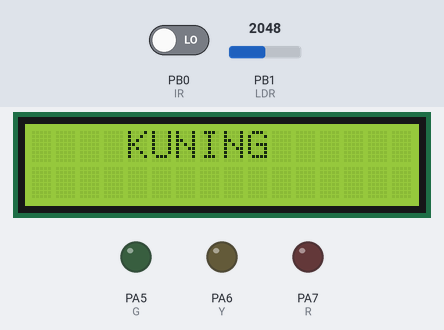
This sketch was run on a simulated STM32 Blue Pill. Shown: 16×2 character LCD, output pins drawn as LEDs (lit = HIGH). Dashed ring = blinking. The test bench sets the inputs (shaded band); at power-on: PB1 (LDR) = 2048, PB0 (IR) LOW. What the sketch prints to the serial monitor is not drawn.

Above: at 1.2 s.
1.3 s: PB1 (LDR) set to 2866
At 2.9 s:
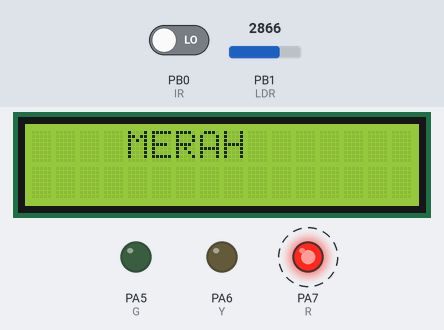
4.3 s: PB0 (IR) driven HIGH
At 5.8 s:
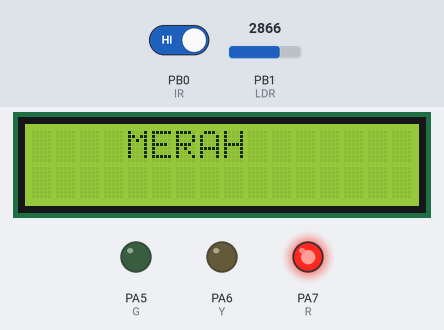
7.3 s: PB1 (LDR) set to 2543
8.8 s: PB1 (LDR) set to 2426
At 9.2 s:
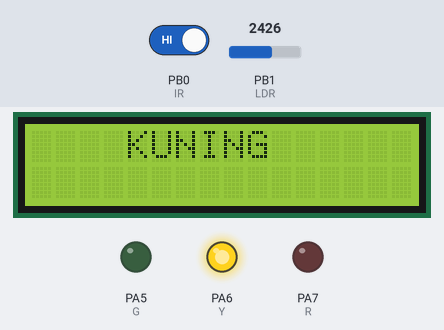
11.8 s: PB1 (LDR) set to 925
14.8 s: PB1 (LDR) set to 839
At 16.0 s:
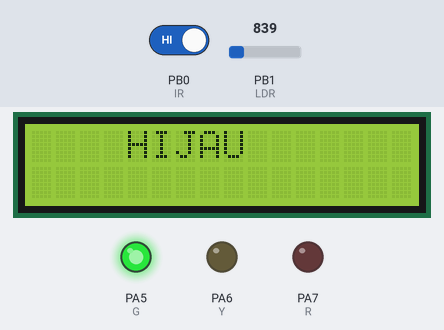
Timing chart, 0 to 17.8 s (numbered marks = the images above; inputs shaded):
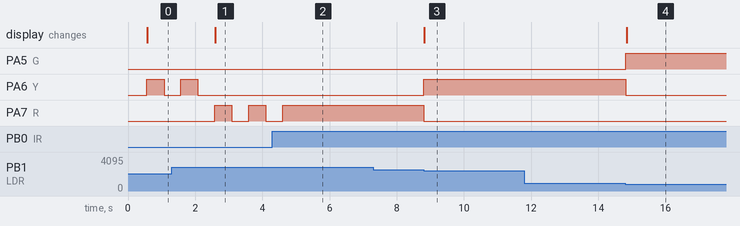

The sketch:

chellenge.ino
```cpp
// insialisi
#include <LiquidCrystal_I2C.h>

LiquidCrystal_I2C lcd(0x27, 16, 2);
  int R  = PA7;
  int Y  = PA6;
  int G  = PA5;
  int IR = PB0;
  int LDR = PB1;
  int flag =0;

void setup() {
// fungsi
     Serial.begin(9600);
     lcd.begin();
     pinMode(IR,INPUT);
     pinMode(LDR,INPUT);
     pinMode(R,OUTPUT);
     pinMode(Y,OUTPUT);
     pinMode(G,OUTPUT);

}

void loop() {
//baca data
    int bacaIR = digitalRead(IR);
    int bacaLDR= analogRead(LDR);
    bacaLDR= map(bacaLDR,0,4095,255,0);
    bacaIR = map(bacaIR,1,0,0,1);

    // serial print

    Serial.print("kondisi IR : " + String(bacaIR));
    Serial.print("kondisi LDR: " + String(bacaLDR));
    Serial.println();

// logika
   if (bacaIR ==1 && flag ==0){
       flag =1;
       delay(500);
   }else if(bacaIR ==1 && flag ==1){
       flag=0;
       delay(500);
   }

   if (flag==1){
      if(bacaLDR <100){
        digitalWrite(R,HIGH);
        digitalWrite(Y,LOW);
        digitalWrite(G,LOW);
         lcd.clear();
         lcd.setCursor(4,0); lcd.print("MERAH");
      } else if(bacaLDR >100 && bacaLDR <200){
        digitalWrite(R,LOW);
        digitalWrite(Y,HIGH);
        digitalWrite(G,LOW);
         lcd.clear();
         lcd.setCursor(4,0); lcd.print("KUNING");
      }else if(bacaLDR >200 && bacaLDR <250){
        digitalWrite(R,LOW);
        digitalWrite(Y,LOW);
        digitalWrite(G,HIGH);
         lcd.clear();
         lcd.setCursor(4,0); lcd.print("HIJAU");
      }
   }else if (flag==0){
      digitalWrite(R,LOW);
      digitalWrite(Y,LOW);
      digitalWrite(G,LOW);
   }
  }
```

Measured:
- the behaviour switches between 2490 and 2489 on PB1 (LDR) (found by bisection; images 2 and 3)
- the behaviour switches between 884 and 883 on PB1 (LDR) (found by bisection; images 3 and 4)
- after the input at 1.3 s, PA6 (Y): goes on until 2.1 s, then stays LOW; PA7 (R): alternates HIGH for 0.51 s and LOW for 0.50 s, starting after 1.3 s; the display: changes after 1.3 s (image 1)
- after the input at 4.3 s, PA7 (R): goes on until 4.6 s, then stays HIGH
- after the input at 7.3 s, every drawn part: stays the same
- after the input at 8.8 s, PA6 (Y): LOW → HIGH at once; PA7 (R): HIGH → LOW at once; the display: changes at once (image 3)
- after the input at 11.8 s, every drawn part: stays the same
- after the input at 14.8 s, PA5 (G): LOW → HIGH at once; PA6 (Y): HIGH → LOW at once; the display: changes at once (image 4)
